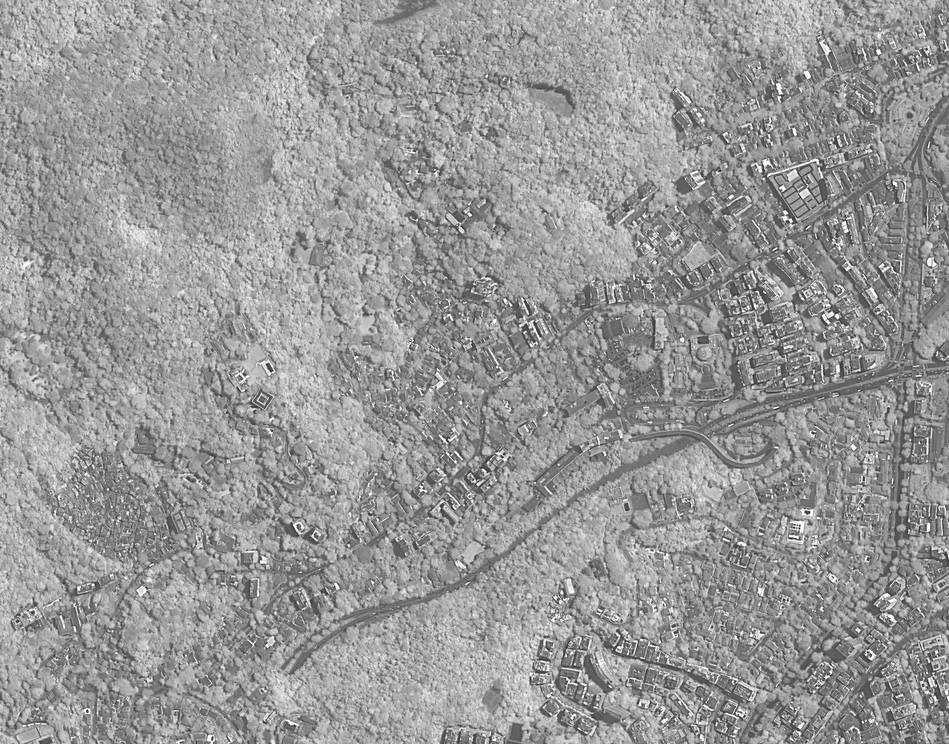
%> input picture trabs/trab3/trab3-leo/ex_3/gavea_nir.png, 949 x 744 px, shrunk from 1866 x 1462 before the run; the run also reads 1 picture not shown here
$ octave trab3-ex3.m   (GNU Octave 9; MATLAB toolbox functions it lacks are replaced by stand-ins)
%> lines starting %> are read from the running program, lines starting %| are printed output that depends on the picture; in (x1, y1, x2, y2) boxes, pixels count from 0 and x2, y2 are one past the last pixel; in counts of white or black regions, pixels touching at a corner belong together; the program's own positions count from 1
pkg load image;

gavea_nir = imread('D:/img/gavea_nir.png');
%> gavea_nir is the input picture: size 744x949x3 uint8; min 21, max 255, mean 151.8
gavea_r = imread('D:/img/gavea_r.png');
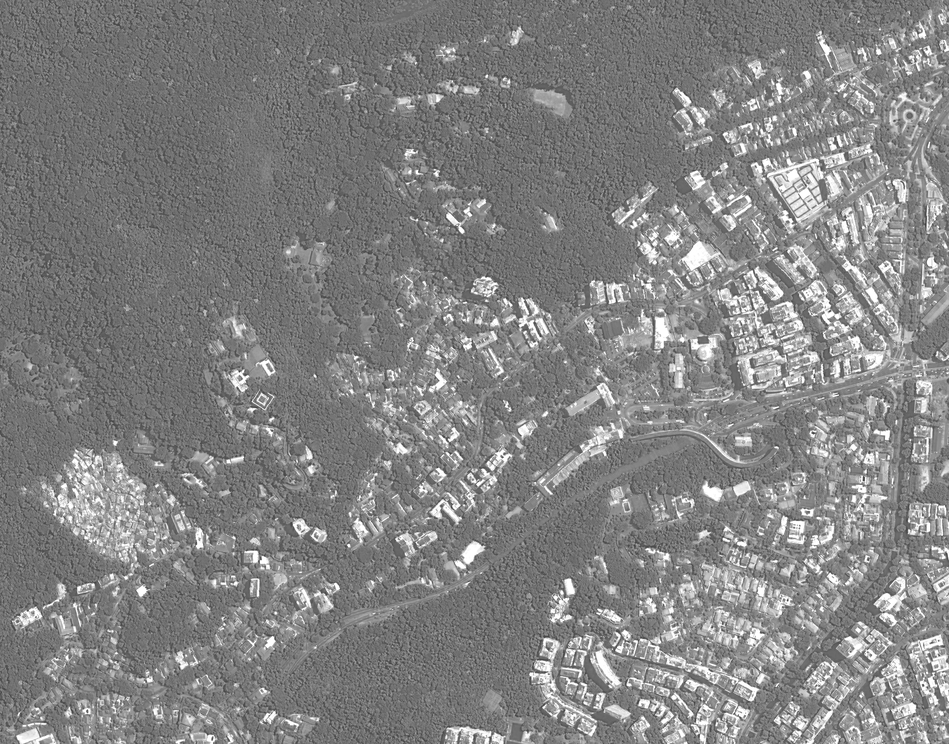
%> input picture trabs/trab3/trab3-leo/ex_3/gavea_r.png, 949 x 744 px, shrunk from 1866 x 1462 before the run
%> gavea_r is the input picture: size 744x949x3 uint8; min 55, max 255, mean 130.8
gavea_g = imread('D:/img/gavea_g.png');
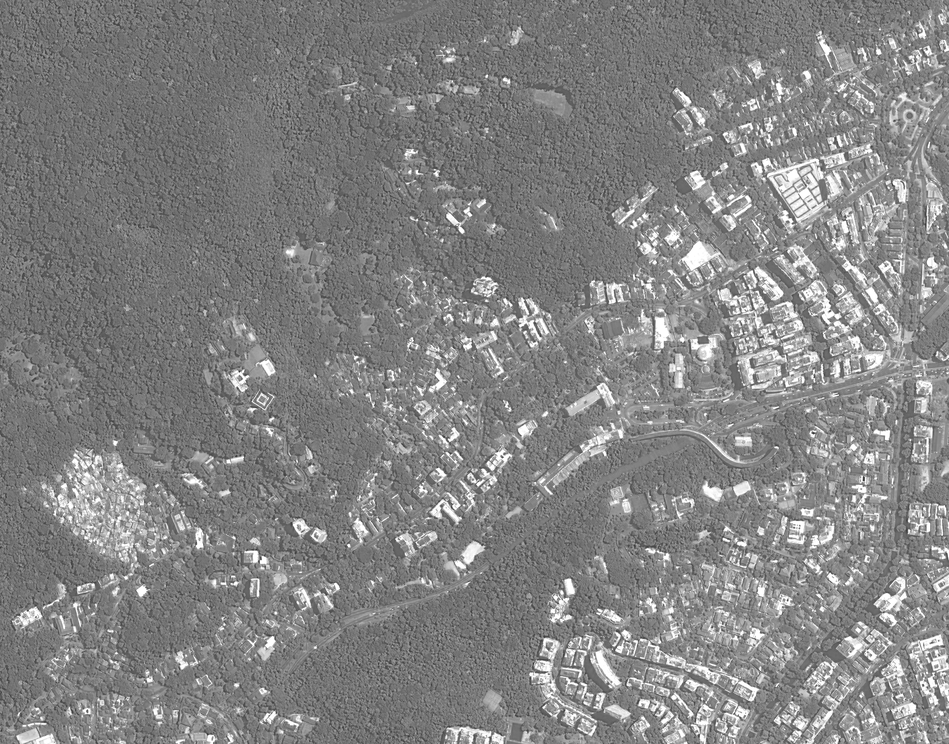
%> input picture trabs/trab3/trab3-leo/ex_3/gavea_g.png, 949 x 744 px, shrunk from 1866 x 1462 before the run
%> gavea_g is the input picture: size 744x949x3 uint8; min 44, max 255, mean 131.4
gavea_b = imread('D:/img/gavea_b.png');

gavea_nir = rgb2gray(gavea_nir);
%> gavea_nir: size 744x949 uint8
gavea_r = rgb2gray(gavea_r);
%> gavea_r: size 744x949 uint8
gavea_g = rgb2gray(gavea_g);
%> gavea_g: size 744x949 uint8
gavea_b = rgb2gray(gavea_b);
%> gavea_b: size 744x949 uint8

gavea_nir_d = im2double(gavea_nir);
gavea_r_d = im2double(gavea_r);

NDVI = (gavea_nir_d - gavea_r_d) ./ (gavea_nir_d + gavea_r_d);
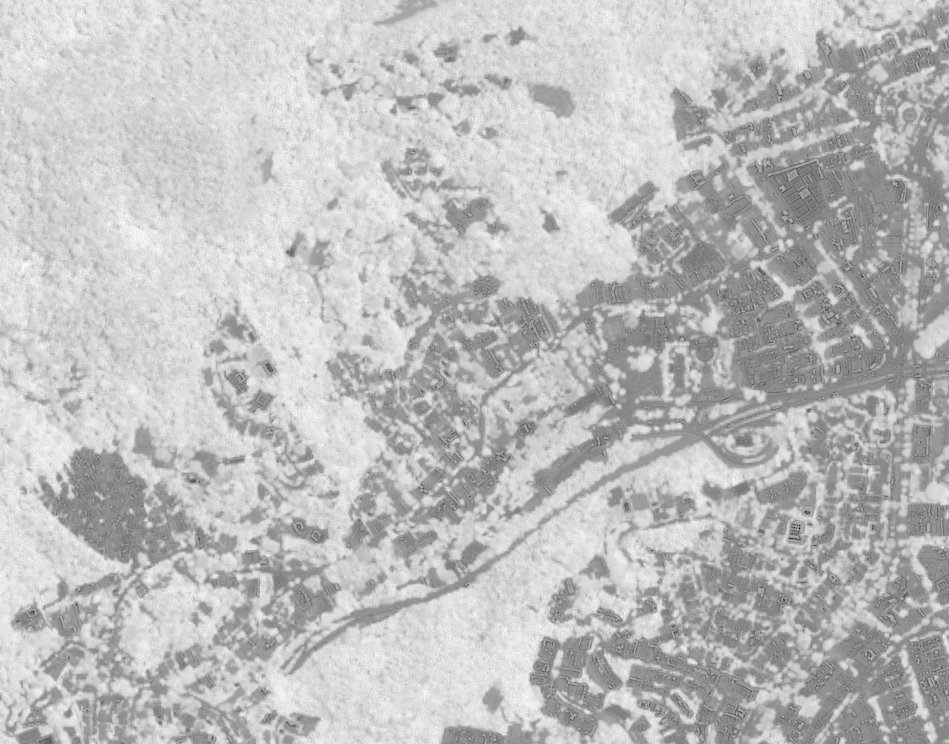
%> NDVI: size 744x949 double; min -0.696, max 0.341, mean 0.0753; drawn with min black and max white

veg = NDVI > 0.15; % 0.1 - 0.15
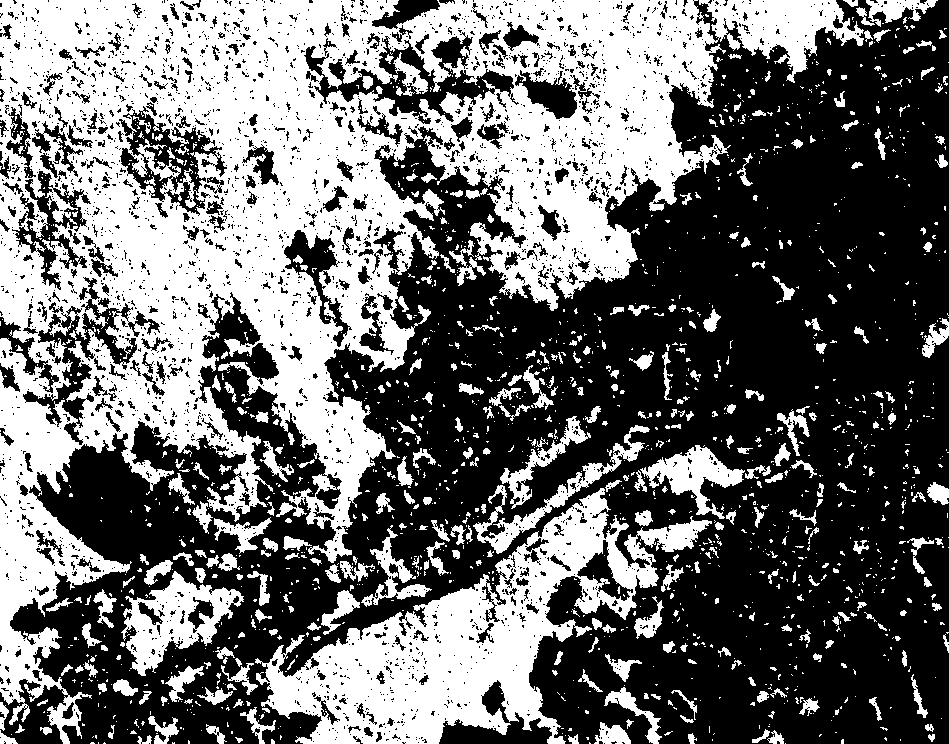
%> veg: size 744x949 logical; 42.7% white; 1742 white regions (1373 under 20 px), largest, box (x1, y1, x2, y2) and area: (0, 0, 864, 744) 211698, (255, 488, 712, 744) 38760, (121, 571, 244, 676) 5304
mascaraVerde = [0 0 0; 0 1 0];
vegVerde = gray2ind(veg);
figure;
imshow(vegVerde, mascaraVerde);
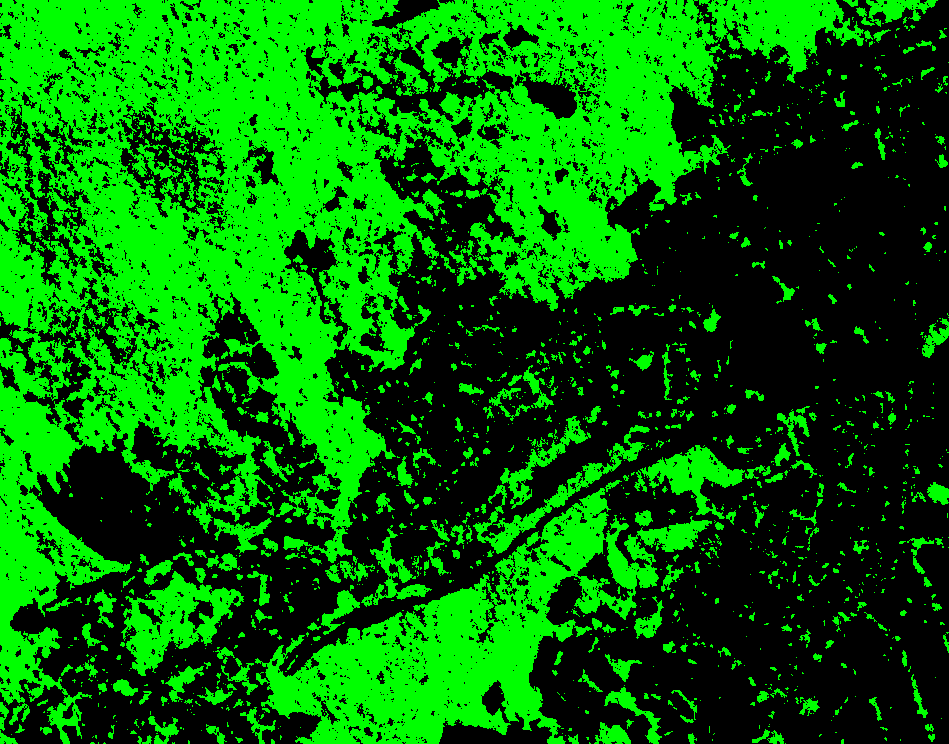
%> displayed picture: size 744x949x3, on the screen's scale of 0 to 255; mean R, G, B 0, 108.8, 0

naoVeg = NDVI <= 0.15;
mascaraVermelha = [0 0 0; 1 0 0];
naoVegVermelho = gray2ind(naoVeg);
figure;
imshow(naoVeg, mascaraVermelha);
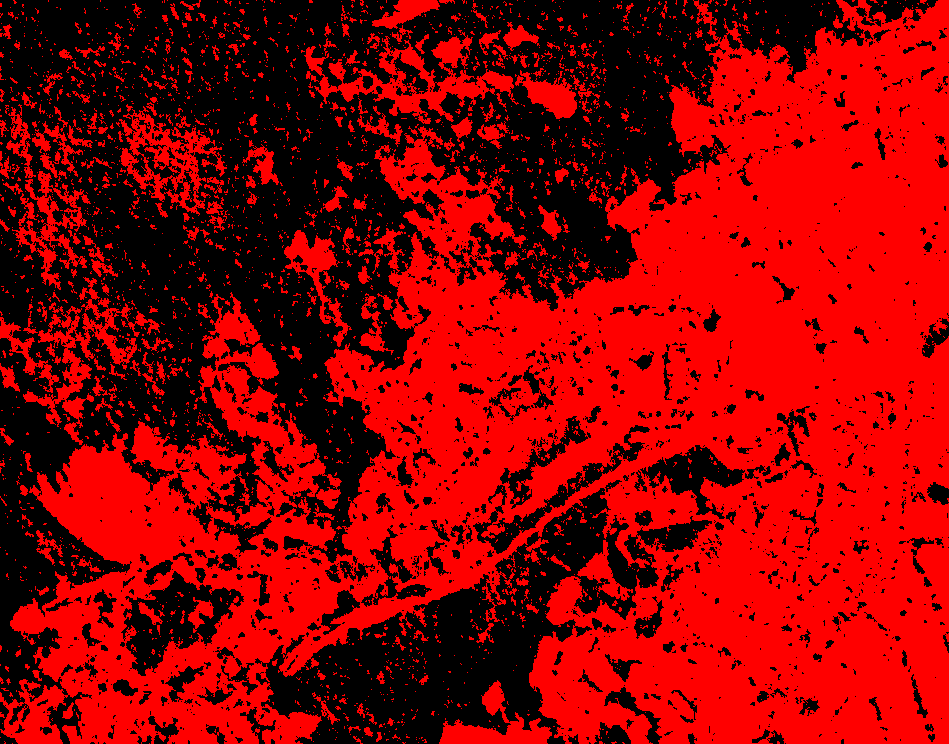
%> displayed picture: size 744x949x3, on the screen's scale of 0 to 255; mean R, G, B 146.2, 0, 0

gavea_original = cat(3, gavea_r, gavea_g, gavea_b);
figure;
imshow(gavea_original);
